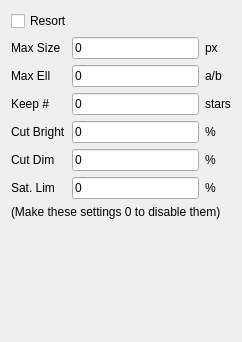
              <widget class="QWidget" name="StarFilters">
               <property name="geometry">
                <rect>
                 <x>0</x>
                 <y>0</y>
                 <width>242</width>
                 <height>342</height>
                </rect>
               </property>
               <attribute name="label">
                <string>Star Filtering</string>
               </attribute>
               <layout class="QGridLayout" name="gridLayout_11">
                <item row="4" column="2">
                 <widget class="QLabel" name="label_44">
                  <property name="text">
                   <string>%</string>
                  </property>
                 </widget>
                </item>
                <item row="2" column="1">
                 <widget class="QLineEdit" name="maxEllipse">
                  <property name="text">
                   <string>0</string>
                  </property>
                 </widget>
                </item>
                <item row="4" column="0">
                 <widget class="QLabel" name="label_40">
                  <property name="text">
                   <string>Cut Bright</string>
                  </property>
                 </widget>
                </item>
                <item row="6" column="1">
                 <widget class="QLineEdit" name="saturationLimit">
                  <property name="text">
                   <string>0</string>
                  </property>
                 </widget>
                </item>
                <item row="2" column="2">
                 <widget class="QLabel" name="label_53">
                  <property name="text">
                   <string>a/b</string>
                  </property>
                 </widget>
                </item>
                <item row="5" column="1">
                 <widget class="QLineEdit" name="dimmestPercent">
                  <property name="text">
                   <string>0</string>
                  </property>
                 </widget>
                </item>
                <item row="7" column="0" colspan="3">
                 <widget class="QLabel" name="label_48">
                  <property name="text">
                   <string>(Make these settings 0 to disable them)</string>
                  </property>
                  <property name="wordWrap">
                   <bool>true</bool>
                  </property>
                 </widget>
                </item>
                <item row="6" column="2">
                 <widget class="QLabel" name="label_52">
                  <property name="text">
                   <string>%</string>
                  </property>
                 </widget>
                </item>
                <item row="0" column="0" colspan="2">
                 <widget class="QCheckBox" name="resortQT">
                  <property name="text">
                   <string>Resort</string>
                  </property>
                 </widget>
                </item>
                <item row="5" column="0">
                 <widget class="QLabel" name="label_41">
                  <property name="text">
                   <string>Cut Dim</string>
                  </property>
                 </widget>
                </item>
                <item row="8" column="0">
                 <spacer name="verticalSpacer_3">
                  <property name="orientation">
                   <enum>Qt::Vertical</enum>
                  </property>
                  <property name="sizeHint" stdset="0">
                   <size>
                    <width>20</width>
                    <height>40</height>
                   </size>
                  </property>
                 </spacer>
                </item>
                <item row="1" column="2">
                 <widget class="QLabel" name="label_49">
                  <property name="text">
                   <string>px</string>
                  </property>
                 </widget>
                </item>
                <item row="4" column="1">
                 <widget class="QLineEdit" name="brightestPercent">
                  <property name="text">
                   <string>0</string>
                  </property>
                 </widget>
                </item>
                <item row="6" column="0">
                 <widget class="QLabel" name="label_46">
                  <property name="text">
                   <string>Sat. Lim</string>
                  </property>
                 </widget>
                </item>
                <item row="1" column="1">
                 <widget class="QLineEdit" name="maxSize">
                  <property name="text">
                   <string>0</string>
                  </property>
                 </widget>
                </item>
                <item row="1" column="0">
                 <widget class="QLabel" name="label_43">
                  <property name="text">
                   <string>Max Size</string>
                  </property>
                 </widget>
                </item>
                <item row="2" column="0">
                 <widget class="QLabel" name="label_39">
                  <property name="text">
                   <string>Max Ell</string>
                  </property>
                 </widget>
                </item>
                <item row="5" column="2">
                 <widget class="QLabel" name="label_51">
                  <property name="text">
                   <string>%</string>
                  </property>
                 </widget>
                </item>
                <item row="3" column="1">
                 <widget class="QLineEdit" name="keepNum">
                  <property name="text">
                   <string>0</string>
                  </property>
                 </widget>
                </item>
                <item row="3" column="0">
                 <widget class="QLabel" name="label_54">
                  <property name="text">
                   <string>Keep #</string>
                  </property>
                 </widget>
                </item>
                <item row="3" column="2">
                 <widget class="QLabel" name="label_55">
                  <property name="text">
                   <string>stars</string>
                  </property>
                 </widget>
                </item>
               </layout>
              </widget>
